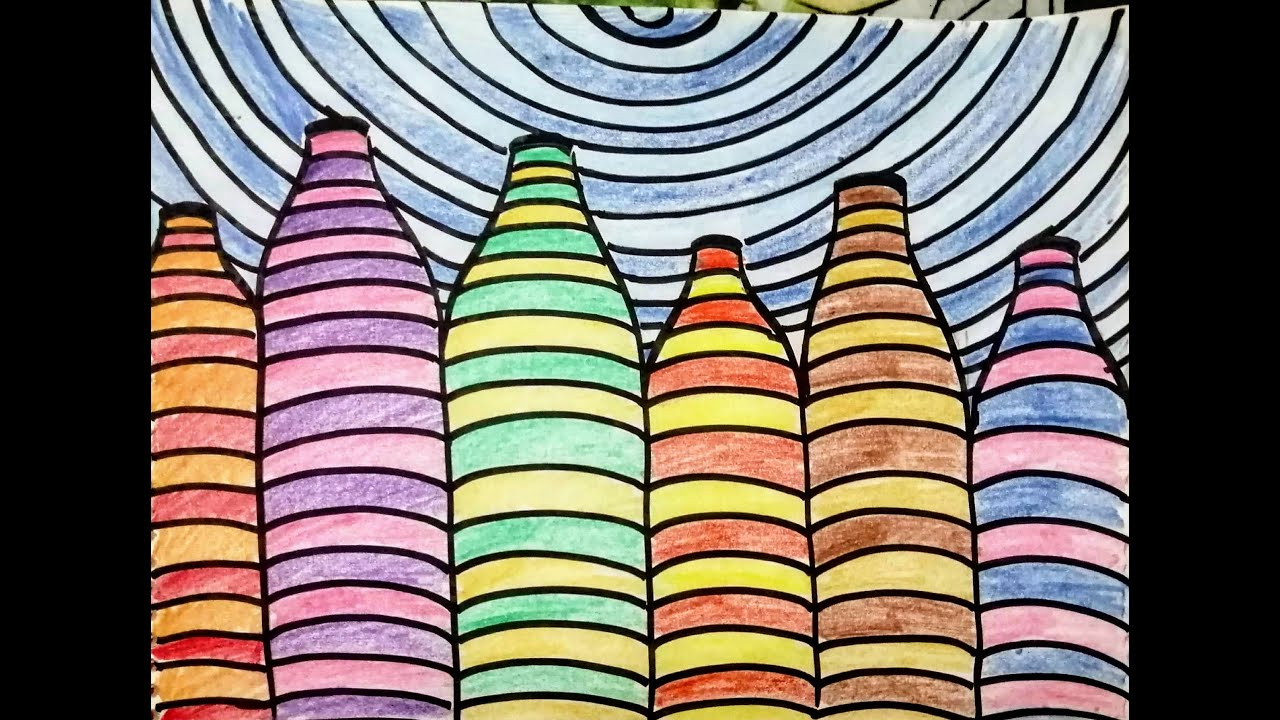
#> input picture mejoramiento-de-imagenes/parallel-lines.jpg, 1280 x 720 px
$ python punto_3.py
#> lines starting #> are read from the running program, lines starting #| are printed output that depends on the picture
#> in main, image is the input picture: shape (720, 1280, 3); mean B, G, R 104, 111.9, 122
import cv2 as cv
import numpy as np
import matplotlib.pyplot as plt


# Identidad
def apply_affine_transform(image: np.ndarray) -> np.ndarray:
    rows, cols, _ = image.shape
#> rows = 720; cols = 1280

    pts1 = np.float32([[50, 50], [200, 50], [50, 200]])
    pts2 = np.float32([[10, 100], [200, 50], [100, 250]])

    M = cv.getAffineTransform(pts1, pts2)
    dst = cv.warpAffine(image, M, (cols, rows))
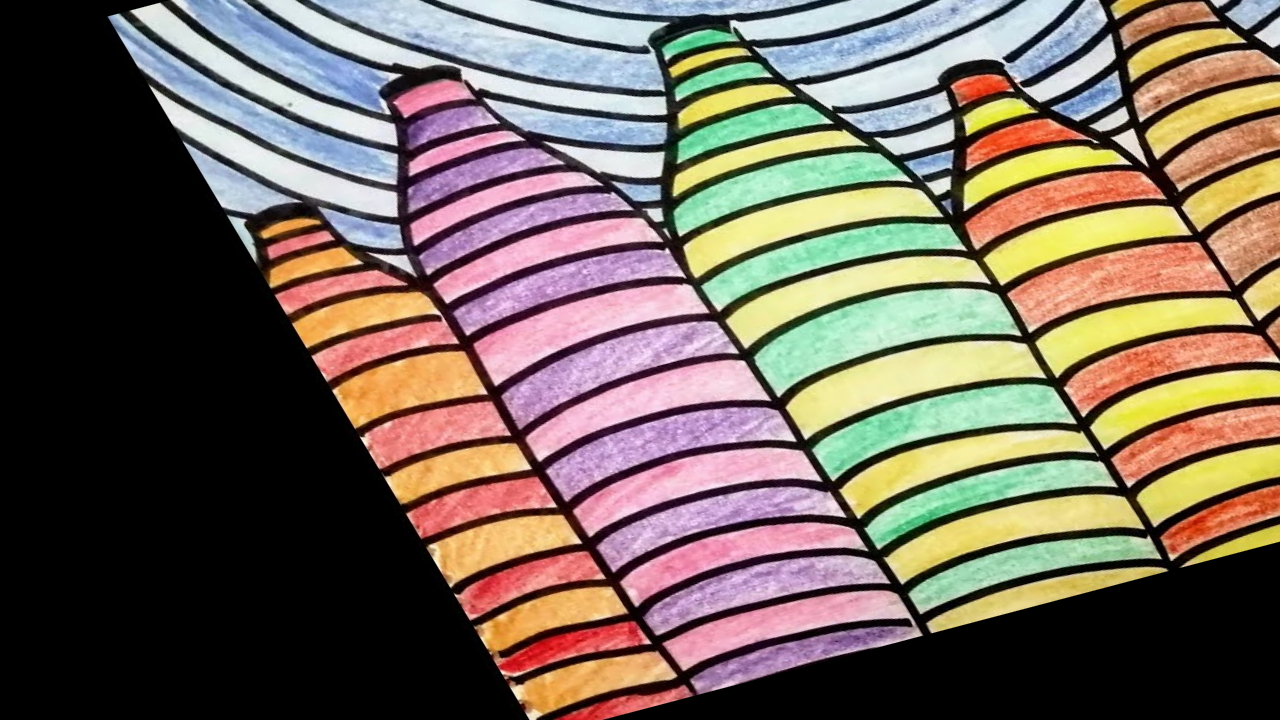
#> dst: shape (720, 1280, 3); mean B, G, R 89.4, 100.8, 113.9

    return dst


def print_images(images: dict[str, np.ndarray]) -> None:
    rows: int = 2
    cols: int = 8

    for i, (description, image) in enumerate(images.items()):
        plt.subplot(rows, cols, i + 1)
        plt.title(description)
        plt.imshow(image)
        plt.axis("off")
#> this loop made 2 passes
#> description on passes 1 to 2: 'Original', 'Identidad'

    plt.show()
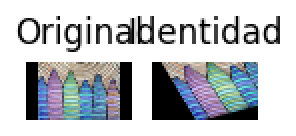
#> figure drawn by matplotlib, 2 panels; B, G, R data is drawn as R, G, B


def main() -> None:

    image = cv.imread("parallel-lines.jpg")
    image_affine = apply_affine_transform(image)

    images: dict[str, np.ndarray] = {"Original": image, "Identidad": image_affine}

    print_images(images)


if __name__ == "__main__":
    main()
